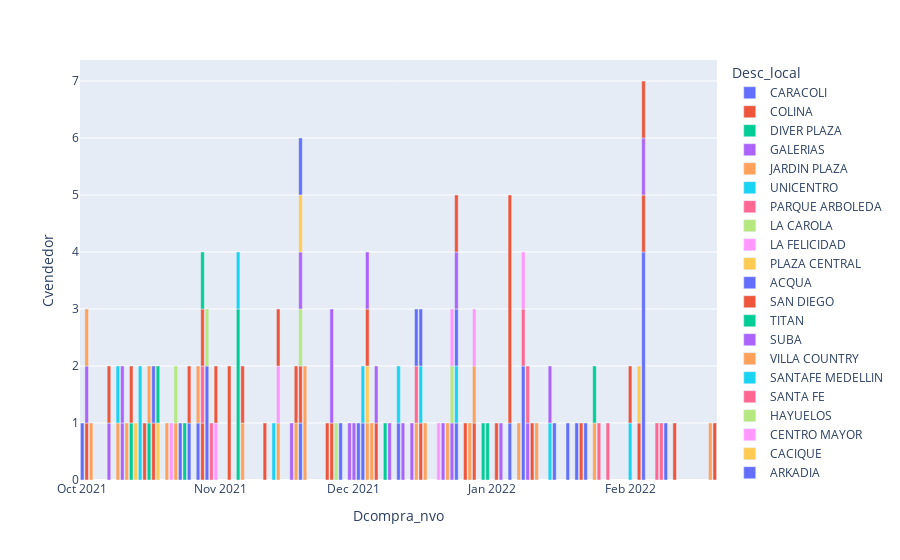

Notebook source saved alongside this figure:
### Code cell
nc_r= sa.df_nc.loc[sa.df_nc.Nrutcomprador == "1" ] 
ced_1 = nc_r.groupby(["Desc_local","Dcompra_nvo"])["Cvendedor"].nunique().sort_values(ascending=False).reset_index()
graf_ced_1 = px.bar(ced_1, x="Dcompra_nvo", y="Cvendedor", color="Desc_local" )
graf_ced_1.show()

### Figure 1 — Plotly figure (JSON) as saved in the notebook; plotly's stock layout.template omitted (floating-point values rounded to 4 significant figures)
{"data": [{"alignmentgroup": "True", "hovertemplate": "Desc_local=CARACOLI<br>Dcompra_nvo=%{x}<br>Cvendedor=%{y}<extra></extra>", "legendgroup": "CARACOLI", "marker": {"color": "#636efa", "pattern": {"shape": ""}}, "name": "CARACOLI", "offsetgroup": "CARACOLI", "orientation": "v", "showlegend": true, "textposition": "auto", "type": "bar", "x": ["2022-02-04T00:00:00", "2021-10-29T00:00:00", "2022-01-08T00:00:00", "2021-12-03T00:00:00", "2021-12-11T00:00:00", "2021-12-24T00:00:00", "2022-01-05T00:00:00", "2022-01-18T00:00:00", "2021-12-02T00:00:00", "2021-11-28T00:00:00", "2021-11-19T00:00:00", "2021-10-27T00:00:00", "2021-10-25T00:00:00", "2021-10-01T00:00:00"], "xaxis": "x", "y": [4, 2, 2, 1, 1, 1, 1, 1, 1, 1, 1, 1, 1, 1], "yaxis": "y"}, {"alignmentgroup": "True", "hovertemplate": "Desc_local=COLINA<br>Dcompra_nvo=%{x}<br>Cvendedor=%{y}<extra></extra>", "legendgroup": "COLINA", "marker": {"color": "#EF553B", "pattern": {"shape": ""}}, "name": "COLINA", "offsetgroup": "COLINA", "orientation": "v", "showlegend": true, "textposition": "auto", "type": "bar", "x": ["2022-01-05T00:00:00", "2021-11-03T00:00:00", "2021-11-19T00:00:00", "2021-10-02T00:00:00", "2021-10-15T00:00:00", "2021-10-17T00:00:00", "2021-10-25T00:00:00", "2021-10-28T00:00:00", "2021-11-26T00:00:00", "2021-12-06T00:00:00", "2022-02-20T00:00:00", "2022-02-04T00:00:00", "2022-01-21T00:00:00", "2022-01-10T00:00:00", "2022-01-02T00:00:00", "2021-12-28T00:00:00", "2021-12-26T00:00:00", "2021-12-16T00:00:00"], "xaxis": "x", "y": [4, 2, 1, 1, 1, 1, 1, 1, 1, 1, 1, 1, 1, 1, 1, 1, 1, 1], "yaxis": "y"}, {"alignmentgroup": "True", "hovertemplate": "Desc_local=DIVER PLAZA<br>Dcompra_nvo=%{x}<br>Cvendedor=%{y}<extra></extra>", "legendgroup": "DIVER PLAZA", "marker": {"color": "#00cc96", "pattern": {"shape": ""}}, "name": "DIVER PLAZA", "offsetgroup": "DIVER PLAZA", "orientation": "v", "showlegend": true, "textposition": "auto", "type": "bar", "x": ["2021-11-05T00:00:00", "2021-12-31T00:00:00", "2021-12-08T00:00:00", "2021-10-16T00:00:00"], "xaxis": "x", "y": [3, 1, 1, 1], "yaxis": "y"}, {"alignmentgroup": "True", "hovertemplate": "Desc_local=GALERIAS<br>Dcompra_nvo=%{x}<br>Cvendedor=%{y}<extra></extra>", "legendgroup": "GALERIAS", "marker": {"color": "#ab63fa", "pattern": {"shape": ""}}, "name": "GALERIAS", "offsetgroup": "GALERIAS", "orientation": "v", "showlegend": true, "textposition": "auto", "type": "bar", "x": ["2021-11-26T00:00:00", "2021-10-10T00:00:00", "2021-10-02T00:00:00", "2021-10-07T00:00:00", "2021-11-30T00:00:00", "2021-12-01T00:00:00", "2021-12-14T00:00:00", "2022-01-09T00:00:00", "2022-02-04T00:00:00"], "xaxis": "x", "y": [2, 1, 1, 1, 1, 1, 1, 1, 1], "yaxis": "y"}, {"alignmentgroup": "True", "hovertemplate": "Desc_local=JARDIN PLAZA<br>Dcompra_nvo=%{x}<br>Cvendedor=%{y}<extra></extra>", "legendgroup": "JARDIN PLAZA", "marker": {"color": "#FFA15A", "pattern": {"shape": ""}}, "name": "JARDIN PLAZA", "offsetgroup": "JARDIN PLAZA", "orientation": "v", "showlegend": true, "textposition": "auto", "type": "bar", "x": ["2021-11-20T00:00:00", "2022-02-19T00:00:00", "2021-10-22T00:00:00", "2021-10-27T00:00:00", "2021-11-06T00:00:00", "2021-11-14T00:00:00", "2021-11-18T00:00:00", "2021-12-04T00:00:00", "2021-12-05T00:00:00", "2021-12-15T00:00:00", "2021-12-17T00:00:00", "2021-12-22T00:00:00", "2021-12-27T00:00:00", "2021-12-28T00:00:00", "2022-01-07T00:00:00", "2022-01-24T00:00:00", "2021-10-11T00:00:00", "2021-10-16T00:00:00", "2021-10-09T00:00:00", "2021-10-03T00:00:00", "2021-10-02T00:00:00"], "xaxis": "x", "y": [2, 1, 1, 1, 1, 1, 1, 1, 1, 1, 1, 1, 1, 1, 1, 1, 1, 1, 1, 1, 1], "yaxis": "y"}, {"alignmentgroup": "True", "hovertemplate": "Desc_local=UNICENTRO<br>Dcompra_nvo=%{x}<br>Cvendedor=%{y}<extra></extra>", "legendgroup": "UNICENTRO", "marker": {"color": "#19d3f3", "pattern": {"shape": ""}}, "name": "UNICENTRO", "offsetgroup": "UNICENTRO", "orientation": "v", "showlegend": true, "textposition": "auto", "type": "bar", "x": ["2021-10-14T00:00:00", "2021-12-11T00:00:00", "2021-12-16T00:00:00", "2021-12-24T00:00:00", "2022-01-14T00:00:00", "2022-02-01T00:00:00"], "xaxis": "x", "y": [2, 1, 1, 1, 1, 1], "yaxis": "y"}, {"alignmentgroup": "True", "hovertemplate": "Desc_local=PARQUE ARBOLEDA<br>Dcompra_nvo=%{x}<br>Cvendedor=%{y}<extra></extra>", "legendgroup": "PARQUE ARBOLEDA", "marker": {"color": "#FF6692", "pattern": {"shape": ""}}, "name": "PARQUE ARBOLEDA", "offsetgroup": "PARQUE ARBOLEDA", "orientation": "v", "showlegend": true, "textposition": "auto", "type": "bar", "x": ["2022-02-07T00:00:00", "2022-01-25T00:00:00", "2022-01-09T00:00:00", "2022-01-08T00:00:00", "2021-10-30T00:00:00", "2021-10-28T00:00:00", "2022-02-08T00:00:00"], "xaxis": "x", "y": [1, 1, 1, 1, 1, 1, 1], "yaxis": "y"}, {"alignmentgroup": "True", "hovertemplate": "Desc_local=LA CAROLA<br>Dcompra_nvo=%{x}<br>Cvendedor=%{y}<extra></extra>", "legendgroup": "LA CAROLA", "marker": {"color": "#B6E880", "pattern": {"shape": ""}}, "name": "LA CAROLA", "offsetgroup": "LA CAROLA", "orientation": "v", "showlegend": true, "textposition": "auto", "type": "bar", "x": ["2021-11-19T00:00:00", "2021-11-27T00:00:00", "2021-10-29T00:00:00", "2021-10-22T00:00:00"], "xaxis": "x", "y": [1, 1, 1, 1], "yaxis": "y"}, {"alignmentgroup": "True", "hovertemplate": "Desc_local=LA FELICIDAD<br>Dcompra_nvo=%{x}<br>Cvendedor=%{y}<extra></extra>", "legendgroup": "LA FELICIDAD", "marker": {"color": "#FF97FF", "pattern": {"shape": ""}}, "name": "LA FELICIDAD", "offsetgroup": "LA FELICIDAD", "orientation": "v", "showlegend": true, "textposition": "auto", "type": "bar", "x": ["2021-11-14T00:00:00", "2021-10-21T00:00:00"], "xaxis": "x", "y": [1, 1], "yaxis": "y"}, {"alignmentgroup": "True", "hovertemplate": "Desc_local=PLAZA CENTRAL<br>Dcompra_nvo=%{x}<br>Cvendedor=%{y}<extra></extra>", "legendgroup": "PLAZA CENTRAL", "marker": {"color": "#FECB52", "pattern": {"shape": ""}}, "name": "PLAZA CENTRAL", "offsetgroup": "PLAZA CENTRAL", "orientation": "v", "showlegend": true, "textposition": "auto", "type": "bar", "x": ["2021-10-18T00:00:00", "2021-12-04T00:00:00"], "xaxis": "x", "y": [1, 1], "yaxis": "y"}, {"alignmentgroup": "True", "hovertemplate": "Desc_local=ACQUA<br>Dcompra_nvo=%{x}<br>Cvendedor=%{y}<extra></extra>", "legendgroup": "ACQUA", "marker": {"color": "#636efa", "pattern": {"shape": ""}}, "name": "ACQUA", "offsetgroup": "ACQUA", "orientation": "v", "showlegend": true, "textposition": "auto", "type": "bar", "x": ["2021-12-24T00:00:00", "2022-01-20T00:00:00"], "xaxis": "x", "y": [1, 1], "yaxis": "y"}, {"alignmentgroup": "True", "hovertemplate": "Desc_local=SAN DIEGO<br>Dcompra_nvo=%{x}<br>Cvendedor=%{y}<extra></extra>", "legendgroup": "SAN DIEGO", "marker": {"color": "#EF553B", "pattern": {"shape": ""}}, "name": "SAN DIEGO", "offsetgroup": "SAN DIEGO", "orientation": "v", "showlegend": true, "textposition": "auto", "type": "bar", "x": ["2021-10-28T00:00:00", "2021-12-04T00:00:00", "2021-11-11T00:00:00", "2021-11-14T00:00:00", "2022-02-03T00:00:00", "2022-02-04T00:00:00", "2022-02-11T00:00:00"], "xaxis": "x", "y": [1, 1, 1, 1, 1, 1, 1], "yaxis": "y"}, {"alignmentgroup": "True", "hovertemplate": "Desc_local=TITAN<br>Dcompra_nvo=%{x}<br>Cvendedor=%{y}<extra></extra>", "legendgroup": "TITAN", "marker": {"color": "#00cc96", "pattern": {"shape": ""}}, "name": "TITAN", "offsetgroup": "TITAN", "orientation": "v", "showlegend": true, "textposition": "auto", "type": "bar", "x": ["2021-10-28T00:00:00", "2021-10-12T00:00:00", "2021-10-24T00:00:00", "2021-12-30T00:00:00"], "xaxis": "x", "y": [1, 1, 1, 1], "yaxis": "y"}, {"alignmentgroup": "True", "hovertemplate": "Desc_local=SUBA<br>Dcompra_nvo=%{x}<br>Cvendedor=%{y}<extra></extra>", "legendgroup": "SUBA", "marker": {"color": "#ab63fa", "pattern": {"shape": ""}}, "name": "SUBA", "offsetgroup": "SUBA", "orientation": "v", "showlegend": true, "textposition": "auto", "type": "bar", "x": ["2021-12-23T00:00:00", "2021-12-24T00:00:00", "2022-01-03T00:00:00", "2022-01-14T00:00:00", "2021-12-12T00:00:00", "2021-12-21T00:00:00", "2021-12-09T00:00:00", "2021-12-06T00:00:00", "2021-10-10T00:00:00", "2021-11-17T00:00:00", "2021-11-19T00:00:00", "2021-12-04T00:00:00"], "xaxis": "x", "y": [1, 1, 1, 1, 1, 1, 1, 1, 1, 1, 1, 1], "yaxis": "y"}, {"alignmentgroup": "True", "hovertemplate": "Desc_local=VILLA COUNTRY<br>Dcompra_nvo=%{x}<br>Cvendedor=%{y}<extra></extra>", "legendgroup": "VILLA COUNTRY", "marker": {"color": "#FFA15A", "pattern": {"shape": ""}}, "name": "VILLA COUNTRY", "offsetgroup": "VILLA COUNTRY", "orientation": "v", "showlegend": true, "textposition": "auto", "type": "bar", "x": ["2021-10-20T00:00:00", "2022-01-11T00:00:00"], "xaxis": "x", "y": [1, 1], "yaxis": "y"}, {"alignmentgroup": "True", "hovertemplate": "Desc_local=SANTAFE MEDELLIN<br>Dcompra_nvo=%{x}<br>Cvendedor=%{y}<extra></extra>", "legendgroup": "SANTAFE MEDELLIN", "marker": {"color": "#19d3f3", "pattern": {"shape": ""}}, "name": "SANTAFE MEDELLIN", "offsetgroup": "SANTAFE MEDELLIN", "orientation": "v", "showlegend": true, "textposition": "auto", "type": "bar", "x": ["2021-10-09T00:00:00", "2021-11-05T00:00:00", "2021-11-13T00:00:00", "2021-12-03T00:00:00"], "xaxis": "x", "y": [1, 1, 1, 1], "yaxis": "y"}, {"alignmentgroup": "True", "hovertemplate": "Desc_local=SANTA FE<br>Dcompra_nvo=%{x}<br>Cvendedor=%{y}<extra></extra>", "legendgroup": "SANTA FE", "marker": {"color": "#FF6692", "pattern": {"shape": ""}}, "name": "SANTA FE", "offsetgroup": "SANTA FE", "orientation": "v", "showlegend": true, "textposition": "auto", "type": "bar", "x": ["2021-12-15T00:00:00", "2022-01-27T00:00:00"], "xaxis": "x", "y": [1, 1], "yaxis": "y"}, {"alignmentgroup": "True", "hovertemplate": "Desc_local=HAYUELOS<br>Dcompra_nvo=%{x}<br>Cvendedor=%{y}<extra></extra>", "legendgroup": "HAYUELOS", "marker": {"color": "#B6E880", "pattern": {"shape": ""}}, "name": "HAYUELOS", "offsetgroup": "HAYUELOS", "orientation": "v", "showlegend": true, "textposition": "auto", "type": "bar", "x": ["2021-12-23T00:00:00"], "xaxis": "x", "y": [1], "yaxis": "y"}, {"alignmentgroup": "True", "hovertemplate": "Desc_local=CENTRO MAYOR<br>Dcompra_nvo=%{x}<br>Cvendedor=%{y}<extra></extra>", "legendgroup": "CENTRO MAYOR", "marker": {"color": "#FF97FF", "pattern": {"shape": ""}}, "name": "CENTRO MAYOR", "offsetgroup": "CENTRO MAYOR", "orientation": "v", "showlegend": true, "textposition": "auto", "type": "bar", "x": ["2021-12-20T00:00:00", "2021-10-31T00:00:00", "2021-12-23T00:00:00", "2021-12-28T00:00:00", "2022-01-08T00:00:00"], "xaxis": "x", "y": [1, 1, 1, 1, 1], "yaxis": "y"}, {"alignmentgroup": "True", "hovertemplate": "Desc_local=CACIQUE<br>Dcompra_nvo=%{x}<br>Cvendedor=%{y}<extra></extra>", "legendgroup": "CACIQUE", "marker": {"color": "#FECB52", "pattern": {"shape": ""}}, "name": "CACIQUE", "offsetgroup": "CACIQUE", "orientation": "v", "showlegend": true, "textposition": "auto", "type": "bar", "x": ["2022-02-03T00:00:00", "2021-11-19T00:00:00", "2021-10-13T00:00:00"], "xaxis": "x", "y": [1, 1, 1], "yaxis": "y"}, {"alignmentgroup": "True", "hovertemplate": "Desc_local=ARKADIA<br>Dcompra_nvo=%{x}<br>Cvendedor=%{y}<extra></extra>", "legendgroup": "ARKADIA", "marker": {"color": "#636efa", "pattern": {"shape": ""}}, "name": "ARKADIA", "offsetgroup": "ARKADIA", "orientation": "v", "showlegend": true, "textposition": "auto", "type": "bar", "x": ["2022-02-09T00:00:00", "2022-01-22T00:00:00", "2022-01-15T00:00:00", "2021-12-16T00:00:00", "2021-12-15T00:00:00", "2021-11-19T00:00:00", "2021-10-23T00:00:00", "2021-10-17T00:00:00"], "xaxis": "x", "y": [1, 1, 1, 1, 1, 1, 1, 1], "yaxis": "y"}, {"alignmentgroup": "True", "hovertemplate": "Desc_local=FONTANAR<br>Dcompra_nvo=%{x}<br>Cvendedor=%{y}<extra></extra>", "legendgroup": "FONTANAR", "marker": {"color": "#EF553B", "pattern": {"shape": ""}}, "name": "FONTANAR", "offsetgroup": "FONTANAR", "orientation": "v", "showlegend": true, "textposition": "auto", "type": "bar", "x": ["2021-11-18T00:00:00", "2021-11-25T00:00:00", "2021-12-24T00:00:00", "2022-02-01T00:00:00", "2021-11-06T00:00:00", "2021-10-31T00:00:00", "2021-10-12T00:00:00", "2021-10-07T00:00:00"], "xaxis": "x", "y": [1, 1, 1, 1, 1, 1, 1, 1], "yaxis": "y"}, {"alignmentgroup": "True", "hovertemplate": "Desc_local=EL CASTILLO<br>Dcompra_nvo=%{x}<br>Cvendedor=%{y}<extra></extra>", "legendgroup": "EL CASTILLO", "marker": {"color": "#00cc96", "pattern": {"shape": ""}}, "name": "EL CASTILLO", "offsetgroup": "EL CASTILLO", "orientation": "v", "showlegend": true, "textposition": "auto", "type": "bar", "x": ["2022-01-24T00:00:00", "2021-10-18T00:00:00"], "xaxis": "x", "y": [1, 1], "yaxis": "y"}], "layout": {"barmode": "relative", "legend": {"title": {"text": "Desc_local"}, "tracegroupgap": 0}, "margin": {"t": 60}, "xaxis": {"anchor": "y", "domain": [0, 1], "title": {"text": "Dcompra_nvo"}}, "yaxis": {"anchor": "x", "domain": [0, 1], "title": {"text": "Cvendedor"}}}}
